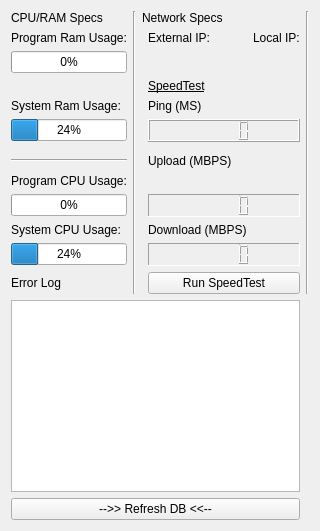
          <widget class="QWidget" name="tab_33">
           <attribute name="title">
            <string>Performance/Health</string>
           </attribute>
           <layout class="QGridLayout" name="gridLayout_24">
            <item row="1" column="3">
             <widget class="QLabel" name="label_33">
              <property name="text">
               <string>External IP: </string>
              </property>
             </widget>
            </item>
            <item row="14" column="0" colspan="5">
             <widget class="QPushButton" name="table_RefreshDB_Button_performance">
              <property name="text">
               <string>--&gt;&gt; Refresh DB &lt;&lt;--</string>
              </property>
             </widget>
            </item>
            <item row="0" column="0">
             <widget class="QLabel" name="label_39">
              <property name="font">
               <font/>
              </property>
              <property name="text">
               <string>CPU/RAM Specs</string>
              </property>
             </widget>
            </item>
            <item row="3" column="3">
             <widget class="QLabel" name="label_40">
              <property name="font">
               <font>
                <underline>true</underline>
               </font>
              </property>
              <property name="text">
               <string>SpeedTest</string>
              </property>
             </widget>
            </item>
            <item row="7" column="0">
             <widget class="Line" name="line_10">
              <property name="orientation">
               <enum>Qt::Horizontal</enum>
              </property>
             </widget>
            </item>
            <item row="9" column="3" colspan="2">
             <widget class="QLCDNumber" name="performance_lcd_upload">
              <property name="frameShape">
               <enum>QFrame::Panel</enum>
              </property>
              <property name="frameShadow">
               <enum>QFrame::Sunken</enum>
              </property>
              <property name="digitCount">
               <number>5</number>
              </property>
              <property name="value" stdset="0">
               <double>0.000000000000000</double>
              </property>
             </widget>
            </item>
            <item row="0" column="5" rowspan="13">
             <widget class="Line" name="line_11">
              <property name="orientation">
               <enum>Qt::Vertical</enum>
              </property>
             </widget>
            </item>
            <item row="0" column="1" rowspan="13">
             <widget class="Line" name="line_12">
              <property name="orientation">
               <enum>Qt::Vertical</enum>
              </property>
             </widget>
            </item>
            <item row="11" column="3" colspan="2">
             <widget class="QLCDNumber" name="performance_lcd_download">
              <property name="frameShape">
               <enum>QFrame::Panel</enum>
              </property>
              <property name="frameShadow">
               <enum>QFrame::Sunken</enum>
              </property>
              <property name="digitCount">
               <number>5</number>
              </property>
              <property name="value" stdset="0">
               <double>0.000000000000000</double>
              </property>
             </widget>
            </item>
            <item row="12" column="3" colspan="2">
             <widget class="QPushButton" name="performance_speedtest">
              <property name="text">
               <string>Run SpeedTest</string>
              </property>
             </widget>
            </item>
            <item row="0" column="2" colspan="2">
             <widget class="QLabel" name="label_18">
              <property name="font">
               <font/>
              </property>
              <property name="text">
               <string>Network Specs</string>
              </property>
             </widget>
            </item>
            <item row="4" column="0">
             <widget class="QLabel" name="label_41">
              <property name="text">
               <string>System Ram Usage: </string>
              </property>
             </widget>
            </item>
            <item row="10" column="3">
             <widget class="QLabel" name="label_42">
              <property name="text">
               <string>Download (MBPS)</string>
              </property>
             </widget>
            </item>
            <item row="1" column="4">
             <widget class="QLabel" name="label_43">
              <property name="text">
               <string>Local IP:</string>
              </property>
             </widget>
            </item>
            <item row="11" column="0">
             <widget class="QProgressBar" name="other_performance_cpuall">
              <property name="value">
               <number>24</number>
              </property>
             </widget>
            </item>
            <item row="10" column="0">
             <widget class="QLabel" name="label_44">
              <property name="text">
               <string>System CPU Usage:</string>
              </property>
             </widget>
            </item>
            <item row="5" column="3" colspan="2">
             <widget class="QLCDNumber" name="performance_lcd_ping"/>
            </item>
            <item row="4" column="3">
             <widget class="QLabel" name="label_19">
              <property name="text">
               <string>Ping (MS)</string>
              </property>
             </widget>
            </item>
            <item row="12" column="0">
             <widget class="QLabel" name="label_20">
              <property name="text">
               <string>Error Log</string>
              </property>
             </widget>
            </item>
            <item row="5" column="0">
             <widget class="QProgressBar" name="other_performance_ramall">
              <property name="value">
               <number>24</number>
              </property>
             </widget>
            </item>
            <item row="1" column="0">
             <widget class="QLabel" name="label_45">
              <property name="text">
               <string>Program Ram Usage:</string>
              </property>
             </widget>
            </item>
            <item row="13" column="0" colspan="5">
             <widget class="QTableWidget" name="table_SQLDB_performance_error"/>
            </item>
            <item row="2" column="0">
             <widget class="QProgressBar" name="progressBar_19">
              <property name="value">
               <number>0</number>
              </property>
             </widget>
            </item>
            <item row="9" column="0">
             <widget class="QProgressBar" name="progressBar_20">
              <property name="value">
               <number>0</number>
              </property>
             </widget>
            </item>
            <item row="7" column="3">
             <widget class="QLabel" name="label_46">
              <property name="text">
               <string>Upload (MBPS)</string>
              </property>
             </widget>
            </item>
            <item row="8" column="0">
             <widget class="QLabel" name="label_47">
              <property name="text">
               <string>Program CPU Usage:</string>
              </property>
             </widget>
            </item>
           </layout>
          </widget>
